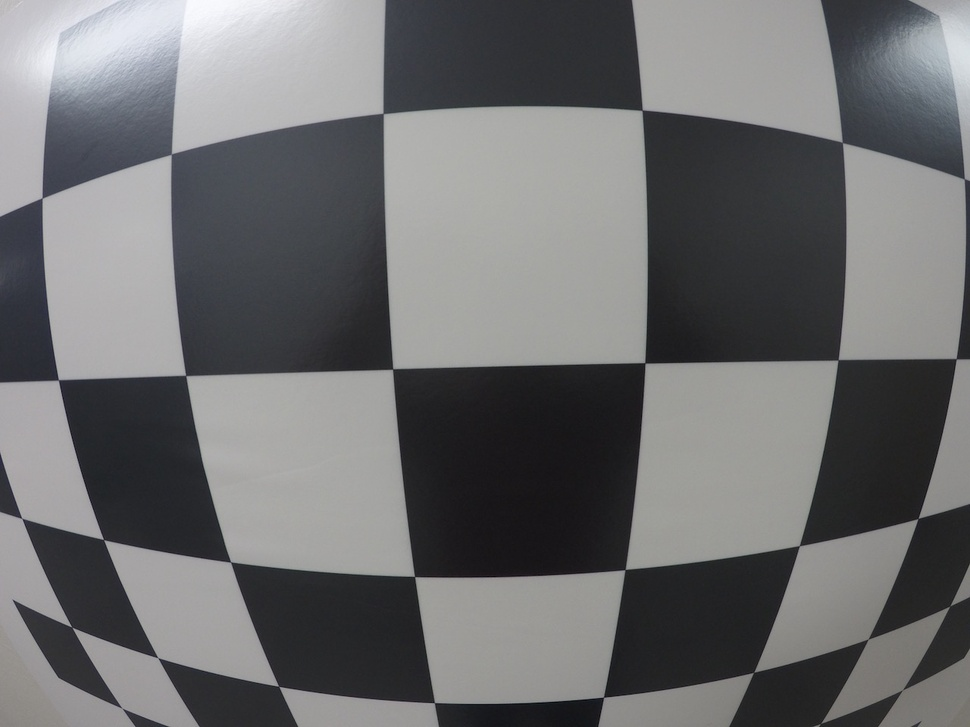
#> input picture calibration_wide/test_image.jpg, 970 x 727 px, shrunk from 1280 x 960 before the run, found by its file name
$ jupyter execute --allow-errors Undistort_and_Tranform.ipynb
#> lines starting #> are read from the running program, lines starting #| are printed output that depends on the picture
[cell 1]
import pickle
import cv2
import numpy as np
import matplotlib.pyplot as plt
import matplotlib.image as mpimg

from subprocess import call
call(["python", "C:\\Users\\z5130037\\Desktop\\Udacity\\Camera_calibaration\\CarND-Camera-Calibration-master\\CarND-Camera-Calibration-master\\camera_calibration.ipynb"])

[cell 2]
# Read in the saved camera matrix and distortion coefficients
# These are the arrays you calculated using cv2.calibrateCamera()
# and this the adress of cv2.calibrateCamera()::\Users\z5130037\Desktop\Udacity\Camera_calibaration\CarND-Camera-Calibration-master\CarND-Camera-Calibration-master\calibration_wide
dist_pickle = pickle.load( open( "C:\\Users\\z5130037\\Desktop\\Udacity\\Camera_calibaration\\CarND-Camera-Calibration-master\\CarND-Camera-Calibration-master\\calibration_wide\\wide_dist_pickle.p", "rb" ) )
#> (reads calibration_wide/wide_dist_pickle.p from the repository)
#dist_pickle = pickle.load( open( "wide_dist_pickle.p", "rb" ) )
mtx = dist_pickle["mtx"]
dist = dist_pickle["dist"]
print(mtx)
print(dist)

[cell 3]
# Read in an image
#img = cv2.imread('test_image2.png')
#img = cv2.imread('GOPRO00032.jpg')
img = cv2.imread('C:\\Users\\z5130037\\Desktop\\Udacity\\Camera_calibaration\\CarND-Camera-Calibration-master\\CarND-Camera-Calibration-master\\calibration_wide\\test_image.jpg')
#> img is the input picture: shape (727, 970, 3); mean B, G, R 110.7, 109.5, 109.1
nx = 8 # the number of inside corners in x
ny = 6 # the number of inside corners in y
#img.show()
cv2.imshow('sample image',img)

[cell 4]
#undist = cv2.undistort(img, mtx, dist, None, mtx)

#go through this link : https://adventuresandwhathaveyou.wordpress.com/category/coding-2/

[cell 5]
# MODIFY THIS FUNCTION TO GENERATE OUTPUT
# THAT LOOKS LIKE THE IMAGE ABOVE
def corners_unwarp(img, nx, ny, mtx, dist):
    # Pass in your image into this function
    # Write code to do the following steps
    # 1) Undistort using mtx and dist
     # Use the OpenCV undistort() function to remove distortion
#> called with nx = 8, ny = 6, mtx = array of shape (3, 3), dist = array of shape (1, 5)
    undist = cv2.undistort(img, mtx, dist, None, mtx)
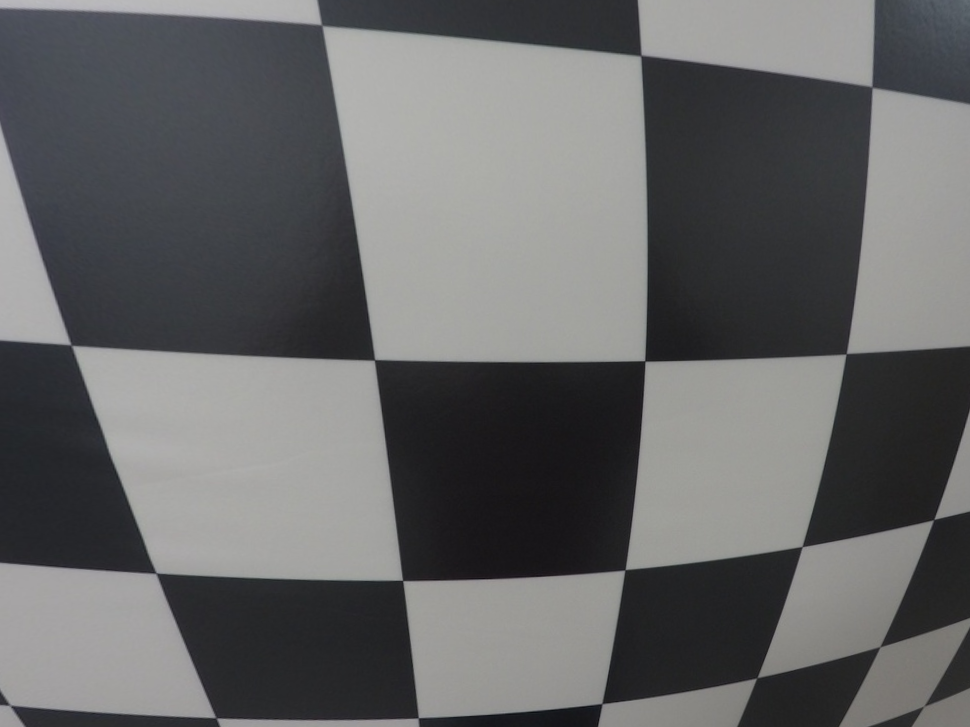
#> undist: shape (727, 970, 3); mean B, G, R 102.3, 101.6, 101.1
    # 2) Convert to grayscale
    # Convert undistorted image to grayscale
    gray = cv2.cvtColor(undist, cv2.COLOR_BGR2GRAY)
    # 3) Find the chessboard corners
    # Search for corners in the grayscaled image
    ret, corners = cv2.findChessboardCorners(gray, (nx, ny), None)
#> ret = False; corners = None
    # 4) If corners found:
    if ret == True:
            # a) draw corners
            # If we found corners, draw them! (just for fun)
        cv2.drawChessboardCorners(undist, (nx, ny), corners, ret)
        # Choose offset from image corners to plot detected corners
        # This should be chosen to present the result at the proper aspect ratio
        # My choice of 100 pixels is not exact, but close enough for our purpose here
        offset = 100 # offset for dst points
        # Grab the image shape
        img_size = (gray.shape[1], gray.shape[0])

            # b) define 4 source points src = np.float32([[,],[,],[,],[,]])
            # For source points I'm grabbing the outer four detected corners
        src = np.float32([corners[0], corners[nx-1], corners[-1], corners[-nx]])
                 #Note: you could pick any four of the detected corners
                 # as long as those four corners define a rectangle
                 #One especially smart way to do this would be to use four well-chosen
                 # corners that were automatically detected during the undistortion steps
                 #We recommend using the automatic detection of corners in your code

            # c) define 4 destination points dst = np.float32([[,],[,],[,],[,]])
        # For destination points, I'm arbitrarily choosing some points to be
        # a nice fit for displaying our warped result
        # again, not exact, but close enough for our purposes
        dst = np.float32([[offset, offset], [img_size[0]-offset, offset],
                                     [img_size[0]-offset, img_size[1]-offset],
                                     [offset, img_size[1]-offset]])
            # d) use cv2.getPerspectiveTransform() to get M, the transform matrix
            # Given src and dst points, calculate the perspective transform matrix
        M = cv2.getPerspectiveTransform(src, dst)
            # e) use cv2.warpPerspective() to warp your image to a top-down view
            # Warp the image using OpenCV warpPerspective()
        warped = cv2.warpPerspective(undist, M, img_size)
    #delete the next two lines

    return warped, M
